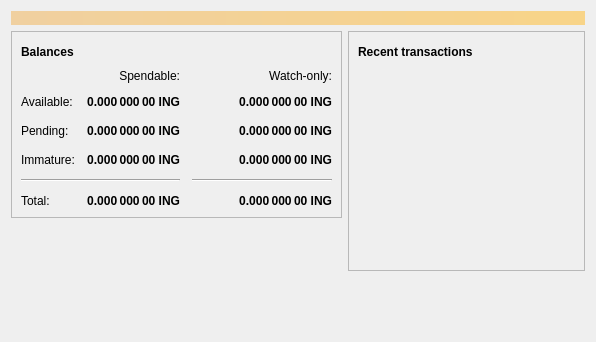
<?xml version="1.0" encoding="UTF-8"?>
<ui version="4.0">
 <class>OverviewPage</class>
 <widget class="QWidget" name="OverviewPage">
  <property name="geometry">
   <rect>
    <x>0</x>
    <y>0</y>
    <width>596</width>
    <height>342</height>
   </rect>
  </property>
  <property name="windowTitle">
   <string>Form</string>
  </property>
  <layout class="QVBoxLayout" name="topLayout">
   <item>
    <widget class="QLabel" name="labelAlerts">
     <property name="visible">
      <bool>false</bool>
     </property>
     <property name="styleSheet">
      <string notr="true">QLabel { background-color: qlineargradient(x1: 0, y1: 0, x2: 1, y2: 0, stop:0 #F0D0A0, stop:1 #F8D488); color:#000000; }</string>
     </property>
     <property name="wordWrap">
      <bool>true</bool>
     </property>
     <property name="margin">
      <number>3</number>
     </property>
     <property name="textInteractionFlags">
      <set>Qt::TextSelectableByMouse</set>
     </property>
    </widget>
   </item>
   <item>
    <layout class="QHBoxLayout" name="horizontalLayout" stretch="1,1">
     <item>
      <layout class="QVBoxLayout" name="verticalLayout_2">
       <item>
        <widget class="QFrame" name="frame">
         <property name="frameShape">
          <enum>QFrame::StyledPanel</enum>
         </property>
         <property name="frameShadow">
          <enum>QFrame::Raised</enum>
         </property>
         <layout class="QVBoxLayout" name="verticalLayout_4">
          <item>
           <layout class="QHBoxLayout" name="horizontalLayout_4">
            <item>
             <widget class="QLabel" name="label_5">
              <property name="font">
               <font>
                <weight>75</weight>
                <bold>true</bold>
               </font>
              </property>
              <property name="text">
               <string>Balances</string>
              </property>
             </widget>
            </item>
            <item>
             <widget class="QPushButton" name="labelWalletStatus">
              <property name="enabled">
               <bool>true</bool>
              </property>
              <property name="maximumSize">
               <size>
                <width>30</width>
                <height>16777215</height>
               </size>
              </property>
              <property name="toolTip">
               <string>The displayed information may be out of date. Your wallet automatically synchronizes with the INGcoin network after a connection is established, but this process has not completed yet.</string>
              </property>
              <property name="text">
               <string/>
              </property>
              <property name="icon">
               <iconset resource="../bitcoin.qrc">
                <normaloff>:/icons/warning</normaloff>
                <disabledoff>:/icons/warning</disabledoff>:/icons/warning</iconset>
              </property>
              <property name="iconSize">
               <size>
                <width>24</width>
                <height>24</height>
               </size>
              </property>
              <property name="flat">
               <bool>true</bool>
              </property>
             </widget>
            </item>
            <item>
             <spacer name="horizontalSpacer_3">
              <property name="orientation">
               <enum>Qt::Horizontal</enum>
              </property>
              <property name="sizeHint" stdset="0">
               <size>
                <width>40</width>
                <height>20</height>
               </size>
              </property>
             </spacer>
            </item>
           </layout>
          </item>
          <item>
           <layout class="QGridLayout" name="gridLayout">
            <property name="spacing">
             <number>12</number>
            </property>
            <item row="2" column="2">
             <widget class="QLabel" name="labelWatchPending">
              <property name="font">
               <font>
                <weight>75</weight>
                <bold>true</bold>
               </font>
              </property>
              <property name="cursor">
               <cursorShape>IBeamCursor</cursorShape>
              </property>
              <property name="toolTip">
               <string>Unconfirmed transactions to watch-only addresses</string>
              </property>
              <property name="text">
               <string notr="true">0.000 000 00 ING</string>
              </property>
              <property name="alignment">
               <set>Qt::AlignRight|Qt::AlignTrailing|Qt::AlignVCenter</set>
              </property>
              <property name="textInteractionFlags">
               <set>Qt::LinksAccessibleByMouse|Qt::TextSelectableByKeyboard|Qt::TextSelectableByMouse</set>
              </property>
             </widget>
            </item>
            <item row="2" column="1">
             <widget class="QLabel" name="labelUnconfirmed">
              <property name="font">
               <font>
                <weight>75</weight>
                <bold>true</bold>
               </font>
              </property>
              <property name="cursor">
               <cursorShape>IBeamCursor</cursorShape>
              </property>
              <property name="toolTip">
               <string>Total of transactions that have yet to be confirmed, and do not yet count toward the spendable balance</string>
              </property>
              <property name="text">
               <string notr="true">0.000 000 00 ING</string>
              </property>
              <property name="alignment">
               <set>Qt::AlignRight|Qt::AlignTrailing|Qt::AlignVCenter</set>
              </property>
              <property name="textInteractionFlags">
               <set>Qt::LinksAccessibleByMouse|Qt::TextSelectableByKeyboard|Qt::TextSelectableByMouse</set>
              </property>
             </widget>
            </item>
            <item row="3" column="2">
             <widget class="QLabel" name="labelWatchImmature">
              <property name="font">
               <font>
                <weight>75</weight>
                <bold>true</bold>
               </font>
              </property>
              <property name="cursor">
               <cursorShape>IBeamCursor</cursorShape>
              </property>
              <property name="toolTip">
               <string>Mined balance in watch-only addresses that has not yet matured</string>
              </property>
              <property name="text">
               <string notr="true">0.000 000 00 ING</string>
              </property>
              <property name="alignment">
               <set>Qt::AlignRight|Qt::AlignTrailing|Qt::AlignVCenter</set>
              </property>
              <property name="textInteractionFlags">
               <set>Qt::LinksAccessibleByMouse|Qt::TextSelectableByKeyboard|Qt::TextSelectableByMouse</set>
              </property>
             </widget>
            </item>
            <item row="4" column="0" colspan="2">
             <widget class="Line" name="line">
              <property name="orientation">
               <enum>Qt::Horizontal</enum>
              </property>
             </widget>
            </item>
            <item row="4" column="2">
             <widget class="Line" name="lineWatchBalance">
              <property name="sizePolicy">
               <sizepolicy hsizetype="Preferred" vsizetype="Fixed">
                <horstretch>0</horstretch>
                <verstretch>0</verstretch>
               </sizepolicy>
              </property>
              <property name="minimumSize">
               <size>
                <width>140</width>
                <height>0</height>
               </size>
              </property>
              <property name="orientation">
               <enum>Qt::Horizontal</enum>
              </property>
             </widget>
            </item>
            <item row="5" column="0">
             <widget class="QLabel" name="labelTotalText">
              <property name="text">
               <string>Total:</string>
              </property>
             </widget>
            </item>
            <item row="3" column="1">
             <widget class="QLabel" name="labelImmature">
              <property name="font">
               <font>
                <weight>75</weight>
                <bold>true</bold>
               </font>
              </property>
              <property name="cursor">
               <cursorShape>IBeamCursor</cursorShape>
              </property>
              <property name="toolTip">
               <string>Mined balance that has not yet matured</string>
              </property>
              <property name="text">
               <string notr="true">0.000 000 00 ING</string>
              </property>
              <property name="alignment">
               <set>Qt::AlignRight|Qt::AlignTrailing|Qt::AlignVCenter</set>
              </property>
              <property name="textInteractionFlags">
               <set>Qt::LinksAccessibleByMouse|Qt::TextSelectableByKeyboard|Qt::TextSelectableByMouse</set>
              </property>
             </widget>
            </item>
            <item row="2" column="3">
             <spacer name="horizontalSpacer_2">
              <property name="orientation">
               <enum>Qt::Horizontal</enum>
              </property>
              <property name="sizeHint" stdset="0">
               <size>
                <width>40</width>
                <height>20</height>
               </size>
              </property>
             </spacer>
            </item>
            <item row="3" column="0">
             <widget class="QLabel" name="labelImmatureText">
              <property name="text">
               <string>Immature:</string>
              </property>
             </widget>
            </item>
            <item row="5" column="1">
             <widget class="QLabel" name="labelTotal">
              <property name="font">
               <font>
                <weight>75</weight>
                <bold>true</bold>
               </font>
              </property>
              <property name="cursor">
               <cursorShape>IBeamCursor</cursorShape>
              </property>
              <property name="toolTip">
               <string>Your current total balance</string>
              </property>
              <property name="text">
               <string notr="true">0.000 000 00 ING</string>
              </property>
              <property name="alignment">
               <set>Qt::AlignRight|Qt::AlignTrailing|Qt::AlignVCenter</set>
              </property>
              <property name="textInteractionFlags">
               <set>Qt::LinksAccessibleByMouse|Qt::TextSelectableByKeyboard|Qt::TextSelectableByMouse</set>
              </property>
             </widget>
            </item>
            <item row="5" column="2">
             <widget class="QLabel" name="labelWatchTotal">
              <property name="font">
               <font>
                <weight>75</weight>
                <bold>true</bold>
               </font>
              </property>
              <property name="cursor">
               <cursorShape>IBeamCursor</cursorShape>
              </property>
              <property name="toolTip">
               <string>Current total balance in watch-only addresses</string>
              </property>
              <property name="text">
               <string notr="true">0.000 000 00 ING</string>
              </property>
              <property name="alignment">
               <set>Qt::AlignRight|Qt::AlignTrailing|Qt::AlignVCenter</set>
              </property>
              <property name="textInteractionFlags">
               <set>Qt::LinksAccessibleByMouse|Qt::TextSelectableByKeyboard|Qt::TextSelectableByMouse</set>
              </property>
             </widget>
            </item>
            <item row="0" column="2">
             <widget class="QLabel" name="labelWatchonly">
              <property name="text">
               <string>Watch-only:</string>
              </property>
              <property name="alignment">
               <set>Qt::AlignRight|Qt::AlignTrailing|Qt::AlignVCenter</set>
              </property>
             </widget>
            </item>
            <item row="1" column="0">
             <widget class="QLabel" name="labelBalanceText">
              <property name="text">
               <string>Available:</string>
              </property>
             </widget>
            </item>
            <item row="1" column="1">
             <widget class="QLabel" name="labelBalance">
              <property name="font">
               <font>
                <weight>75</weight>
                <bold>true</bold>
               </font>
              </property>
              <property name="cursor">
               <cursorShape>IBeamCursor</cursorShape>
              </property>
              <property name="toolTip">
               <string>Your current spendable balance</string>
              </property>
              <property name="text">
               <string notr="true">0.000 000 00 ING</string>
              </property>
              <property name="alignment">
               <set>Qt::AlignRight|Qt::AlignTrailing|Qt::AlignVCenter</set>
              </property>
              <property name="textInteractionFlags">
               <set>Qt::LinksAccessibleByMouse|Qt::TextSelectableByKeyboard|Qt::TextSelectableByMouse</set>
              </property>
             </widget>
            </item>
            <item row="1" column="2">
             <widget class="QLabel" name="labelWatchAvailable">
              <property name="font">
               <font>
                <weight>75</weight>
                <bold>true</bold>
               </font>
              </property>
              <property name="cursor">
               <cursorShape>IBeamCursor</cursorShape>
              </property>
              <property name="toolTip">
               <string>Your current balance in watch-only addresses</string>
              </property>
              <property name="text">
               <string notr="true">0.000 000 00 ING</string>
              </property>
              <property name="alignment">
               <set>Qt::AlignRight|Qt::AlignTrailing|Qt::AlignVCenter</set>
              </property>
              <property name="textInteractionFlags">
               <set>Qt::LinksAccessibleByMouse|Qt::TextSelectableByKeyboard|Qt::TextSelectableByMouse</set>
              </property>
             </widget>
            </item>
            <item row="2" column="0">
             <widget class="QLabel" name="labelPendingText">
              <property name="text">
               <string>Pending:</string>
              </property>
             </widget>
            </item>
            <item row="0" column="1">
             <widget class="QLabel" name="labelSpendable">
              <property name="text">
               <string>Spendable:</string>
              </property>
              <property name="alignment">
               <set>Qt::AlignRight|Qt::AlignTrailing|Qt::AlignVCenter</set>
              </property>
             </widget>
            </item>
           </layout>
          </item>
         </layout>
        </widget>
       </item>
       <item>
        <spacer name="verticalSpacer">
         <property name="orientation">
          <enum>Qt::Vertical</enum>
         </property>
         <property name="sizeHint" stdset="0">
          <size>
           <width>20</width>
           <height>40</height>
          </size>
         </property>
        </spacer>
       </item>
      </layout>
     </item>
     <item>
      <layout class="QVBoxLayout" name="verticalLayout_3">
       <item>
        <widget class="QFrame" name="frame_2">
         <property name="frameShape">
          <enum>QFrame::StyledPanel</enum>
         </property>
         <property name="frameShadow">
          <enum>QFrame::Raised</enum>
         </property>
         <layout class="QVBoxLayout" name="verticalLayout">
          <item>
           <layout class="QHBoxLayout" name="horizontalLayout_2">
            <item>
             <widget class="QLabel" name="label_4">
              <property name="font">
               <font>
                <weight>75</weight>
                <bold>true</bold>
               </font>
              </property>
              <property name="text">
               <string>Recent transactions</string>
              </property>
             </widget>
            </item>
            <item>
             <widget class="QPushButton" name="labelTransactionsStatus">
              <property name="enabled">
               <bool>true</bool>
              </property>
              <property name="maximumSize">
               <size>
                <width>30</width>
                <height>16777215</height>
               </size>
              </property>
              <property name="toolTip">
               <string>The displayed information may be out of date. Your wallet automatically synchronizes with the INGcoin network after a connection is established, but this process has not completed yet.</string>
              </property>
              <property name="text">
               <string/>
              </property>
              <property name="icon">
               <iconset resource="../bitcoin.qrc">
                <normaloff>:/icons/warning</normaloff>
                <disabledoff>:/icons/warning</disabledoff>:/icons/warning</iconset>
              </property>
              <property name="iconSize">
               <size>
                <width>24</width>
                <height>24</height>
               </size>
              </property>
              <property name="flat">
               <bool>true</bool>
              </property>
             </widget>
            </item>
            <item>
             <spacer name="horizontalSpacer">
              <property name="orientation">
               <enum>Qt::Horizontal</enum>
              </property>
              <property name="sizeHint" stdset="0">
               <size>
                <width>40</width>
                <height>20</height>
               </size>
              </property>
             </spacer>
            </item>
           </layout>
          </item>
          <item>
           <widget class="QListView" name="listTransactions">
            <property name="styleSheet">
             <string notr="true">QListView { background: transparent; }</string>
            </property>
            <property name="frameShape">
             <enum>QFrame::NoFrame</enum>
            </property>
            <property name="verticalScrollBarPolicy">
             <enum>Qt::ScrollBarAlwaysOff</enum>
            </property>
            <property name="horizontalScrollBarPolicy">
             <enum>Qt::ScrollBarAlwaysOff</enum>
            </property>
            <property name="selectionMode">
             <enum>QAbstractItemView::NoSelection</enum>
            </property>
           </widget>
          </item>
         </layout>
        </widget>
       </item>
       <item>
        <spacer name="verticalSpacer_2">
         <property name="orientation">
          <enum>Qt::Vertical</enum>
         </property>
         <property name="sizeHint" stdset="0">
          <size>
           <width>20</width>
           <height>40</height>
          </size>
         </property>
        </spacer>
       </item>
      </layout>
     </item>
    </layout>
   </item>
  </layout>
 </widget>
 <resources/>
 <connections/>
</ui>
